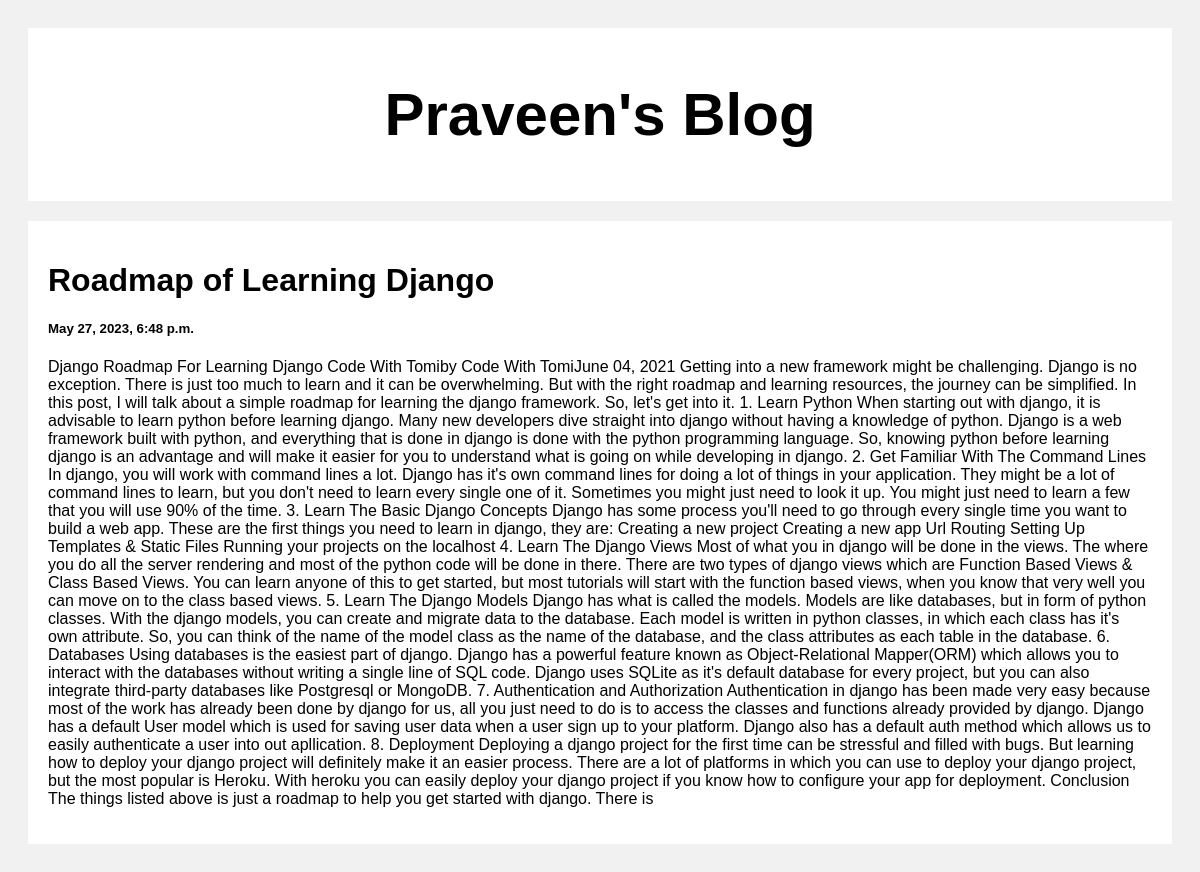
/post_by/2, run on the app's committed database.
### myapp/models.py (models this page shows)
class post(models.Model):
    title = models.CharField(max_length=100)
    body = models.CharField(max_length=1000000)
    created_Time = models.DateTimeField(default=datetime.now, blank=True)

### myapp/views.py (the view)
# urls.py: path('post_by/<str:pk>', views.post_by, name='post_by'),
def post_by(request, pk):
    posts = post.objects.get(id=pk)
    return render(request, 'post_by.html', {'posts':posts})

### templates/post_by.html (shortened to what this page needs)
<!DOCTYPE html>
<html>
<head>
</head>
<body>
<div class="header">
  <h2>Praveen's Blog</h2>
</div>
<div class="row">
  <div class="leftcolumn">
    <div class="card">
        <h1>{{posts.title}}</h1>
        <h5>{{posts.created_Time}}</h5>
        <p>{{posts.body}}</p>
    </div>
  </div>
</div>
</body>
</html>

### templates/post_by.html (style rules this page uses)
* { box-sizing: border-box; }
body { font-family: Arial; padding: 20px; background: #f1f1f1; }
.header { padding: 2px; font-size: 40px; text-align: center; background: white; }
.leftcolumn { float: left; width: 100%; }
.card { background-color: white; padding: 20px; margin-top: 20px; }
.row:after { content: ""; display: table; clear: both; }

### data on the page
post: title "Roadmap of Learning Django", created_Time "May 27, 2023, 6:48 p.m.", body "Django Roadmap For Learning Django Code With Tomiby Code With TomiJune 04, 2021 Getting into a new framework might be challenging. Django is no exception. There is just too much to learn and it can be overwhelming. But with the right roadmap and learning resources, the journey can be simplified. In this post, I will talk about a simple roadmap for learning the django framework. So, let's get into it. 1. Learn Python When starting out with django, it is advisable to learn python before learning django. Many new developers dive straight into django without having a knowledge of python. Django is a web framework built with python, and everything that is done in django is done with the python…"
